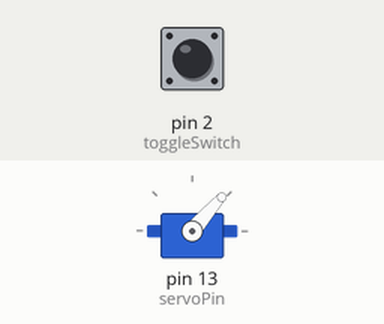
Recording of a sketch running on a simulated Arduino Uno, built with avr-gcc and run on an emulated ATmega328P. On the bench: servo. Inputs (shaded band) come from the test bench; at power-on: pin 2 (toggleSwitch) HIGH. What the sketch prints to the serial monitor is not drawn.

Above: at 0.75 s.
At 1.29 s:
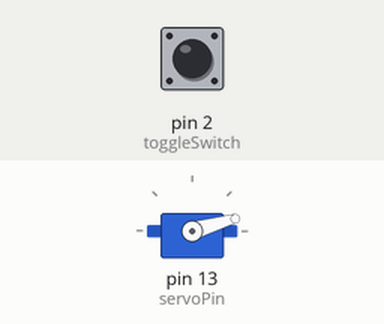
1.3 s: pin 2 (toggleSwitch) pulled LOW for 0.15 s
At 1.7 s:
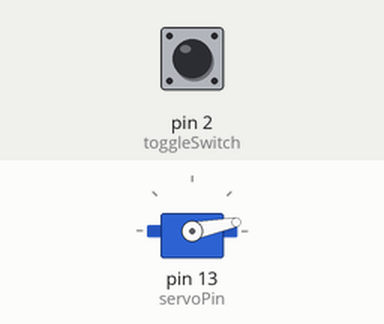
Timing chart, 0 to 4.3 s (numbered marks = the images above; inputs shaded):
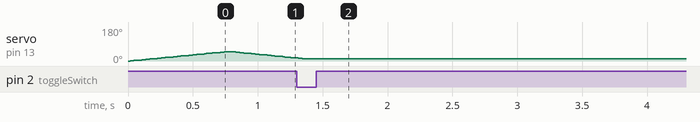

The sketch:

Servo_Mover.ino
```cpp
#include <Servo.h>
#include <ezButton.h>

Servo servo;
int servoPin = 13;     // The pin connected to the servo
char buff[100];

ezButton toggleSwitch(2);

void setup() {
  servo.attach(servoPin);     // Attaches the servo to the specified pin
  toggleSwitch.setDebounceTime(50);
  Serial.begin(9600);
}

void loop() {
  toggleSwitch.loop();

  int state = toggleSwitch.getState();
  sprintf(buff,"State: %d\n", state);
  Serial.print(buff);
  // If the servo is turned on, move it back and forth
  /*if (state) {
    // Move the servo from 0 to 180 degrees
    for (int angle = 0; angle <= 180; angle++) {
      servo.write(angle);  // Move the servo to the specified angle
      delay(15);           // Delay for smooth movement
    }

    // Move the servo from 180 to 0 degrees
    for (int angle = 180; angle >= 0; angle--) {
      servo.write(angle);  // Move the servo to the specified angle
      delay(15);           // Delay for smooth movement
    }
  }
}*/


  // If the servo is turned on, move it back and forth
  if (state) {
    // Move the servo from 0 to 180 degrees
    for (int angle = 0; angle <= 50; angle++) {
      // Check the state of the switch inside the loop
      toggleSwitch.loop();
      if (!toggleSwitch.getState()) {
        // If the switch is turned off, break the loop
        break;
      }

      servo.write(angle);  // Move the servo to the specified angle
      delay(15);           // Delay for smooth movement
    }

    // Check the state of the switch before moving the servo back
    toggleSwitch.loop();
    if (!toggleSwitch.getState()) {
      // If the switch is turned off, skip moving the servo back
      return;
    }

    // Move the servo from 50 to 0 degrees
    for (int angle = 50; angle >= 0; angle--) {
      // Check the state of the switch inside the loop
      toggleSwitch.loop();
      if (!toggleSwitch.getState()) {
        // If the switch is turned off, break the loop
        break;
      }

      servo.write(angle);  // Move the servo to the specified angle
      delay(15);           // Delay for smooth movement
    }
  }
  delay(10000);
}
```

Measured:
- after the input at 1.3 s, servo on pin 13 (servoPin): goes on until 1.4 s, then stays 11°
- by itself, servo on pin 13 (servoPin): rises from 0° to 50° in 0.74 s, then falls to 16° in 0.53 s
